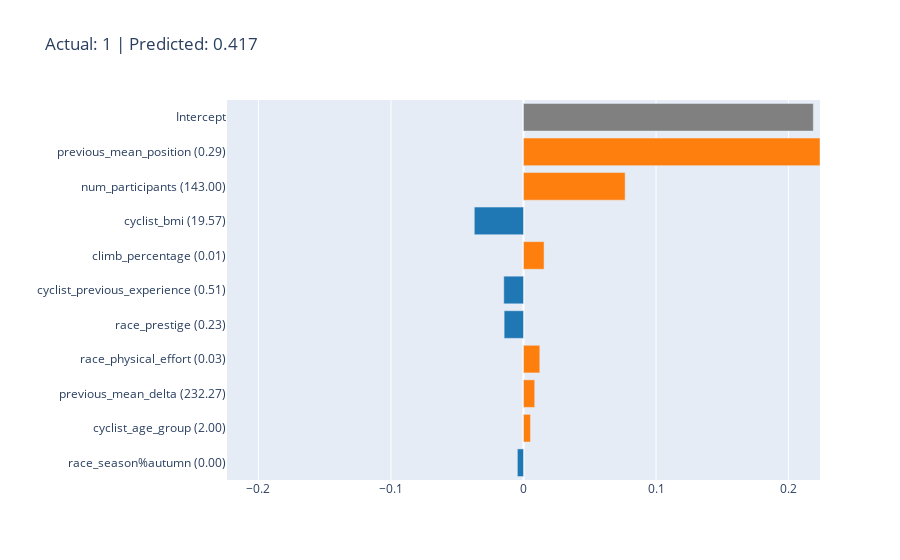

Notebook source saved alongside this figure:
### Code cell
# Class 1 - Wrong Prediciton

lime_result = explanation_algorithm.explain_local(dev_set[700:1000], dev_label[700:1000])
lime_result.visualize(103) #803

### Figure 1 — Plotly figure (JSON) as saved in the notebook; plotly's stock layout.template omitted (floating-point values rounded to 4 significant figures)
{"data": [{"marker": {"color": ["#1f77b4", "#ff7f0e", "#ff7f0e", "#ff7f0e", "#1f77b4", "#1f77b4", "#ff7f0e", "#1f77b4", "#ff7f0e", "#ff7f0e", "#808080"]}, "orientation": "h", "type": "bar", "x": [-0.004636, 0.00528, 0.008463, 0.01229, -0.01461, -0.01488, 0.01551, -0.03712, 0.07669, 0.2237, 0.2187], "y": ["race_season%autumn (0.00)", "cyclist_age_group (2.00)", "previous_mean_delta (232.27)", "race_physical_effort (0.03)", "race_prestige (0.23)", "cyclist_previous_experience (0.51)", "climb_percentage (0.01)", "cyclist_bmi (19.57)", "num_participants (143.00)", "previous_mean_position (0.29)", "Intercept"]}], "layout": {"title": {"text": "Actual: 1 | Predicted: 0.417"}, "xaxis": {"range": [-0.2237, 0.2237], "title": {"text": ""}}, "yaxis": {"automargin": true, "dtick": 1, "title": {"text": ""}}}}
